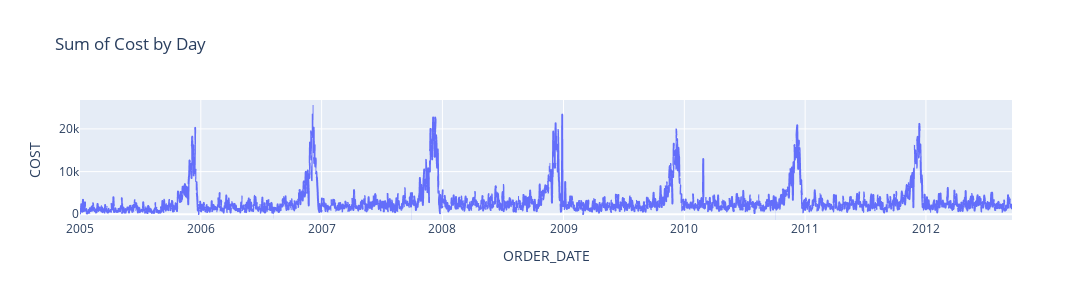

This figure's notebook cell:
### Code cell
### cost
fig = px.line(df_bydate, x='ORDER_DATE', y='COST',title="Sum of Cost by Day", width=1200, height=300)
fig.show()

### Figure 1 — Plotly figure (JSON) as saved in the notebook; plotly's stock layout.template omitted (floating-point values rounded to 4 significant figures; data arrays with more than 128 entries replaced by an {"elided": "..."} marker saying what was removed)
{"data": [{"hovertemplate": "ORDER_DATE=%{x}<br>COST=%{y}<extra></extra>", "legendgroup": "", "line": {"color": "#636efa", "dash": "solid"}, "mode": "lines", "name": "", "showlegend": false, "type": "scattergl", "x": {"elided": "2815 str values"}, "xaxis": "x", "y": {"elided": "2815 float values"}, "yaxis": "y"}], "layout": {"height": 300, "legend": {"tracegroupgap": 0}, "title": {"text": "Sum of Cost by Day"}, "width": 1200, "xaxis": {"anchor": "y", "domain": [0, 1], "title": {"text": "ORDER_DATE"}}, "yaxis": {"anchor": "x", "domain": [0, 1], "title": {"text": "COST"}}}}
